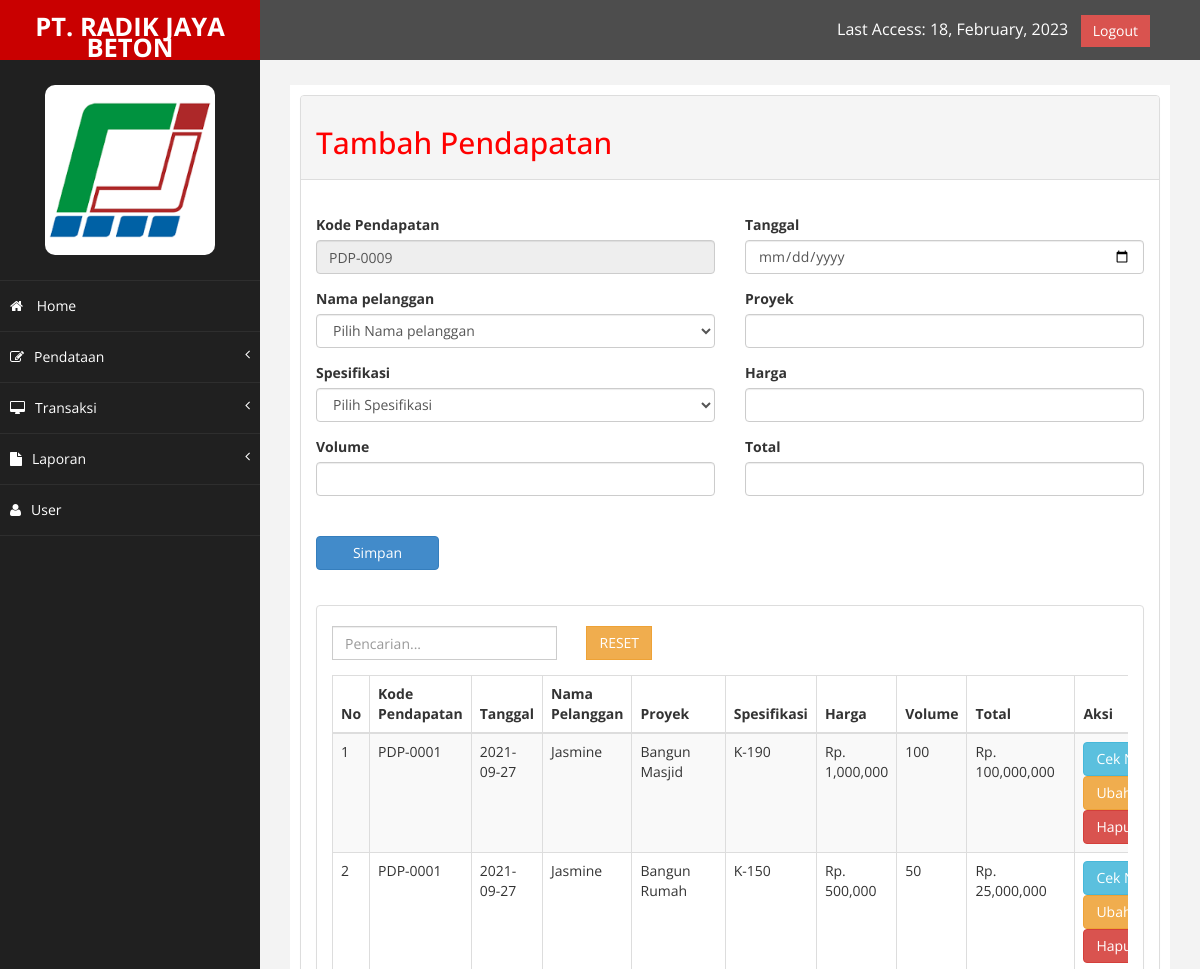
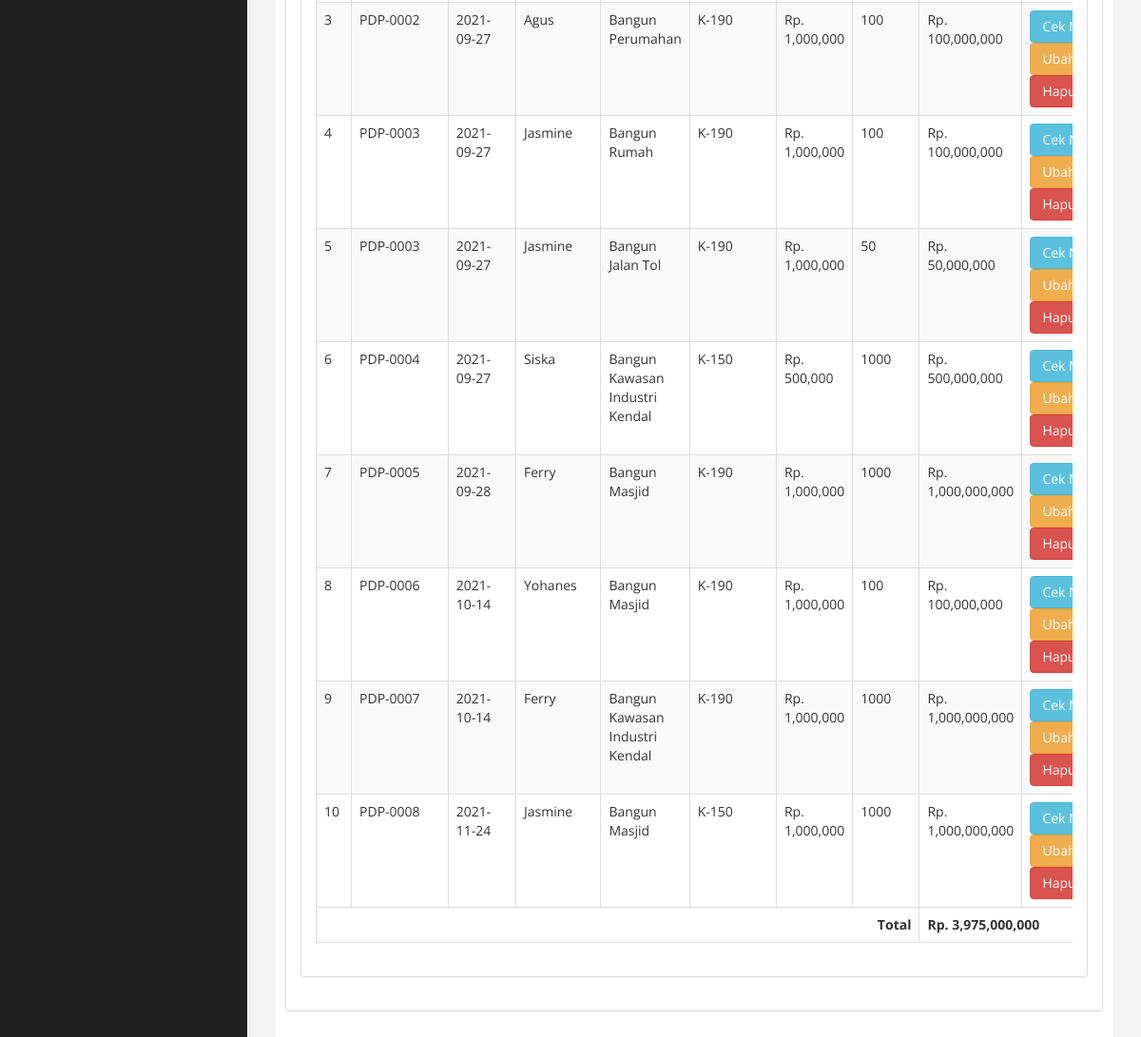
Screenshot of /admin/index.php?halaman=pendapatan (signed in) with the database file from the repository (2 pictures, top to bottom).
### tables this page shows
CREATE TABLE `pendapatan` (
  `no_pendapatan` int(11) NOT NULL,
  `tanggal` date NOT NULL,
  `kd_pendapatan` varchar(200) NOT NULL,
  `kd_pelanggan` varchar(256) NOT NULL,
  `nama_pelanggan` varchar(200) NOT NULL,
  `proyek` varchar(250) NOT NULL,
  `kd_barang` varchar(256) NOT NULL,
  `spesifikasi` varchar(15) NOT NULL,
  `harga` int(11) NOT NULL,
  `volume` int(5) NOT NULL,
  `total` int(20) NOT NULL
);

### admin/pendapatan.php (the view, shortened to what this page needs)
<?php
    include 'koneksi.php';
    $sql = "SELECT max(right(kd_pendapatan, 4)) AS kd_masuk FROM masuk";
    $q = $koneksi->query($sql);
    if ($q->num_rows > 0) {
        foreach ($q as $qq) {
            $no = ((int)$qq['kd_masuk']) + 1;
            $kd = sprintf("%04s", $no);
        }
    } else {
        $kd = "0001";
    }
    $huruf = "PDP-";
    $kode = $huruf . $kd;
?>
<div class="panel panel-default">
    <div class="panel-heading">
        <h2>Tambah Pendapatan</h2>
    </div>
    <br>
    <div class="panel-body">
        <form method="post">
            <div class="row">
                <div class="col-md-6">
                    <div class="form-group">
                        <label>Kode Pendapatan</label>
                        <?php if($statusMasuk === true) { ?>
                        <input type="text" class="form-control" name="kd_pendapatan" value="<?php echo $pecahMasuk['kd_pendapatan']; ?>" readonly required />
                        <?php } else if($statusPendapatan === true) { ?>
                        <input type="text" class="form-control" name="kd_pendapatan" value="<?php echo $pecahPendapatan['kd_pendapatan']; ?>" readonly required />
                        <?php } else { ?>
                        <input type="text" class="form-control" name="kd_pendapatan" value="<?php echo $kode; ?>" readonly required />
                        <?php } ?>
                    </div>
                </div>
                <div class="col-md-6">
                    <div class="form-group">
                        <label>Tanggal</label>
                        <?php if($statusMasuk === true) { ?>
                        <input type="date" class="form-control" name="tanggal" value="<?php echo $pecahPendapatan['tanggal']; ?>" readonly required>
                        <?php } else if($statusPendapatan === true) { ?>
                        <input type="date" class="form-control" name="tanggal" value="<?php echo $pecahPendapatan['tanggal']; ?>" readonly required>
                        <?php } else { ?>
                        <input type="date" class="form-control" name="tanggal" required>
                        <?php } ?>
                    </div>
                </div>
                <div class="col-md-6">
                    <div class="form-group">
                        <label>Nama pelanggan</label>
                        <?php if($statusMasuk === true) { ?>
                        <select class="form-control" name="nama_pelanggan" required>
                            <option value="<?php echo $pecahPendapatan['nama_pelanggan']; ?>"><?php echo $pecahPendapatan["nama_pelanggan"]; ?></option>
                        </select>
                        <?php } else if($statusPendapatan === true) { ?>
                        <select class="form-control" name="nama_pelanggan" required>
                            <option value="<?php echo $pecahPendapatan['nama_pelanggan']; ?>"><?php echo $pecahPendapatan["nama_pelanggan"]; ?></option>
                        </select>
                        <?php } else { ?>
                        <select class="form-control" name="nama_pelanggan">
                            <option value="0">Pilih Nama pelanggan</option>
                        </select>
                        <?php } ?>
                    </div>
                </div>
                <div class="col-md-6">
                    <div class=" form-group">
                        <label>Proyek</label>
                        <input type="text" class="form-control" name="proyek" required />
                    </div>
                </div>
                <div class="col-md-6">
                    <?php
                    echo '
	<div class="form-group">
		<label>Spesifikasi</label>
		<select  class="form-control" name="spesifikasi" onchange="document.getElementById(\'harga\').value = barang[this.value]">';
                    echo '<option>Pilih Spesifikasi</option>';
                    echo '</select>';
                    ?>
                </div>
            </div>
            <div class="col-md-6">
                <div class="form-group">
                    <label>Harga</label>
                    <input type="text" class="form-control" name="harga" id="harga" onkeyup="sum()">
                </div>
            </div>
            <div class="col-md-6">
                <div class="form-group">
                    <label>Volume</label>
                    <input type="text" class="form-control" name="volume" id="volume" onkeyup="sum()">
                </div>
            </div>
            <div class="col-md-6">
                <div class="form-group">
                    <label>Total</label>
                    <input type="text" class="form-control" id="total" name="total" required>
                </div>
            </div>
            <div class="col-md-6">
                <div class="form-group">
                    <label>&nbsp;</label>
                    <div class="row action-button">
                        <div class="col-md-4" style="padding: 0 5px 0 15px">
                            <button class="btn btn-primary btn-block" name="save">Simpan</button>
                        </div>
                        <div class="col-md-4" style="padding: 0 5px 0 5px">
                        </div>
                        <div class="col-md-4" style="padding: 0 15px 0 5px">
                        </div>
                    </div>
                </div>
            </div>
    </div>
    </form>
    <br>
    <div class="panel panel-default">
        <br>
        <div class="input-group">
            <div class="col-md-10">
                <input type="text" class="form-control" placeholder="Pencarian..." id="keyword">
            </div>
            <div class="col-md-2">
                <span class="input-group-btn">
                    <a href="" class="btn btn-warning">RESET</a>
                </span>
            </div>
        </div>
        <div class="panel-body">
            <div class="table-responsive">
                <table class=" table table-striped table-bordered table-hover" id="container">
                    <thead>
                        <tr>
                            <th>No</th>
                            <th>Kode Pendapatan</th>
                            <th>Tanggal</th>
                            <th>Nama Pelanggan</th>
                            <th>Proyek</th>
                            <th>Spesifikasi</th>
                            <th>Harga</th>
                            <th>Volume</th>
                            <th>Total</th>
                            <th>Aksi</th>
                        </tr>
                    </thead>
                    <tbody>
                        <?php include 'koneksi.php'; ?>
                        <?php $nomor = 1; ?>
                        <?php $ambil = $koneksi->query("SELECT * FROM pendapatan"); ?>
                        <?php $totalpendapatan = 0 ?>
                        <?php while ($pecah = $ambil->fetch_assoc()) { ?>
                            <tr>
                                <td><?php echo $nomor; ?></td>
                                <td><?php echo $pecah['kd_pendapatan']; ?></td>
                                <td><?php echo $pecah['tanggal']; ?></td>
                                <td><?php echo $pecah['nama_pelanggan']; ?></td>
                                <td><?php echo $pecah['proyek']; ?></td>
                                <td><?php echo $pecah['spesifikasi']; ?></td>
                                <td>Rp. <?php echo number_format($pecah['harga']); ?></td>
                                <td><?php echo $pecah['volume']; ?></td>
                                <td>Rp. <?php echo number_format($pecah['total']);  ?></td>
                                <td>
                                    <a href="index.php?halaman=nota_pendapatan&kode=<?php echo $pecah['kd_pendapatan']; ?>" class="btn btn-info">Cek Nota</a>
                                    <a href="index.php?halaman=editpendapatan&id=<?php echo $pecah['no_pendapatan']; ?>" class="btn btn-warning">Ubah</a>
                                    <a href="index.php?halaman=hapuspendapatan&id=<?php echo $pecah['no_pendapatan']; ?>" class="btn-danger btn">Hapus</a>
                                </td>
                            </tr>
                            <?php $nomor++; ?>
                        <?php $totalpendapatan += $pecah['total'];
                        } ?>
                    </tbody>
                    <tfoot>
                        <td colspan="8" align="right"><Strong>Total</Strong></td>
                        <td colspan="2"> <strong> Rp. <?php echo number_format($totalpendapatan) ?> </strong></td>
                    </tfoot>
                </table>
            </div>
        </div>
    </div>
</div>

### admin/assets/css/custom.css (style rules this page uses)
body { font-family: 'Open Sans', sans-serif; }
h2 { color: #f00; }

### rows the page displays
pendapatan: kd_pendapatan "PDP-0001", tanggal "2021-09-27", nama_pelanggan "Jasmine", proyek "Bangun Masjid", spesifikasi "K-190", harga "1,000,000", volume "100", total "100,000,000"
pendapatan: kd_pendapatan "PDP-0001", tanggal "2021-09-27", nama_pelanggan "Jasmine", proyek "Bangun Rumah", spesifikasi "K-150", harga "500,000", volume "50", total "25,000,000"
pendapatan: kd_pendapatan "PDP-0002", tanggal "2021-09-27", nama_pelanggan "Agus", proyek "Bangun Perumahan", spesifikasi "K-190", harga "1,000,000", volume "100", total "100,000,000"
pendapatan: kd_pendapatan "PDP-0003", tanggal "2021-09-27", nama_pelanggan "Jasmine", proyek "Bangun Rumah", spesifikasi "K-190", harga "1,000,000", volume "100", total "100,000,000"
pendapatan: kd_pendapatan "PDP-0003", tanggal "2021-09-27", nama_pelanggan "Jasmine", proyek "Bangun Jalan Tol", spesifikasi "K-190", harga "1,000,000", volume "50", total "50,000,000"
pendapatan: kd_pendapatan "PDP-0004", tanggal "2021-09-27", nama_pelanggan "Siska", proyek "Bangun Kawasan Industri Kendal", spesifikasi "K-150", harga "500,000", volume "1000", total "500,000,000"
pendapatan: kd_pendapatan "PDP-0005", tanggal "2021-09-28", nama_pelanggan "Ferry", proyek "Bangun Masjid", spesifikasi "K-190", harga "1,000,000", volume "1000", total "1,000,000,000"
pendapatan: kd_pendapatan "PDP-0006", tanggal "2021-10-14", nama_pelanggan "Yohanes", proyek "Bangun Masjid", spesifikasi "K-190", harga "1,000,000", volume "100", total "100,000,000"
pendapatan: kd_pendapatan "PDP-0007", tanggal "2021-10-14", nama_pelanggan "Ferry", proyek "Bangun Kawasan Industri Kendal", spesifikasi "K-190", harga "1,000,000", volume "1000", total "1,000,000,000"
pendapatan: kd_pendapatan "PDP-0008", tanggal "2021-11-24", nama_pelanggan "Jasmine", proyek "Bangun Masjid", spesifikasi "K-150", harga "1,000,000", volume "1000", total "1,000,000,000"

### other values shown
$totalpendapatan "3,975,000,000"
